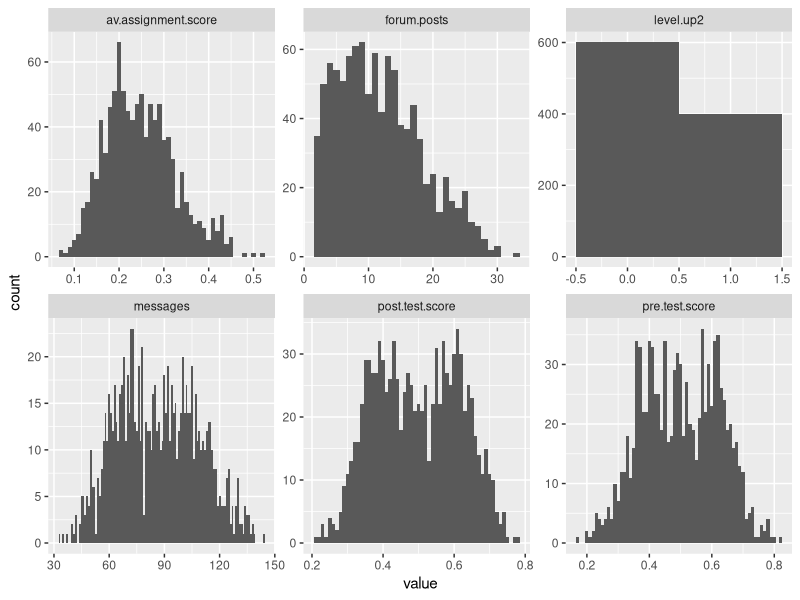
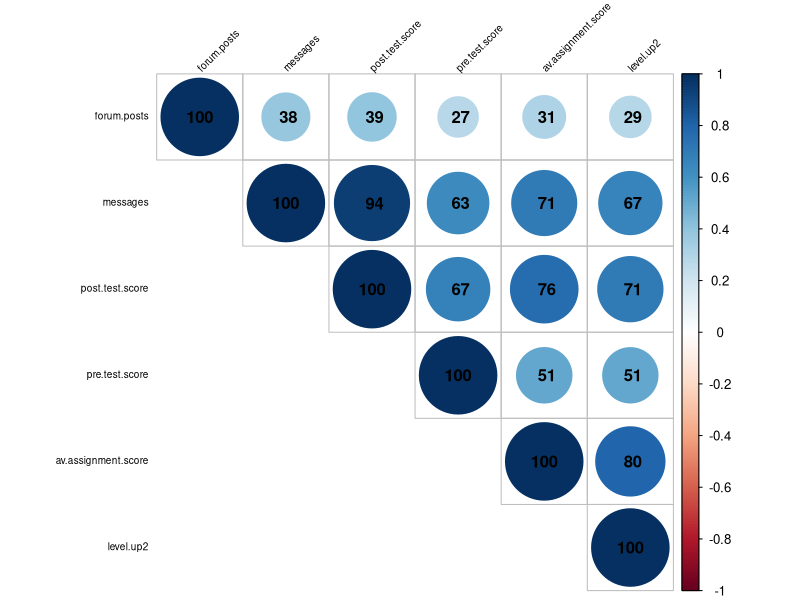
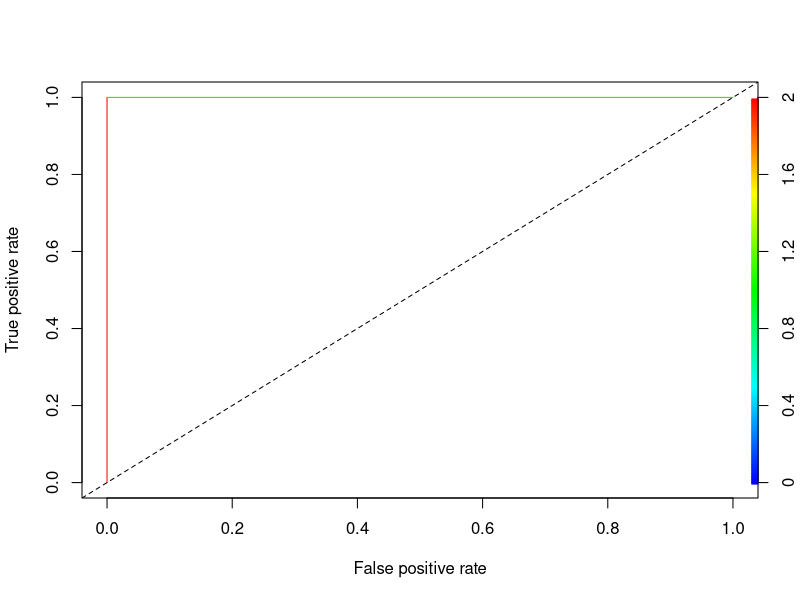
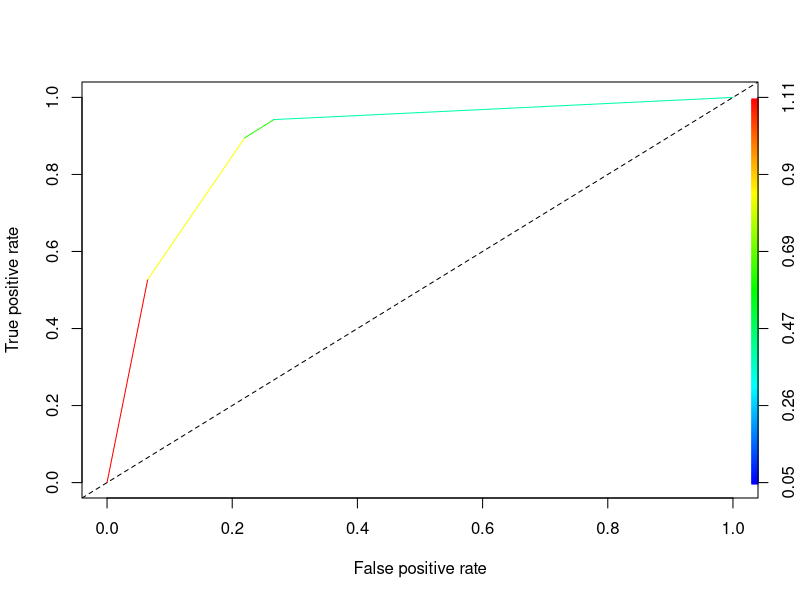

The R source for these figures, in order:
library(tidyr, dplyr)
library(corrplot)
library(ggplot2)
library(rpart)
library(ROCR)

#Start by creating histograms of the distributions for all variables (#HINT: look up "facet" in the ggplot documentation)

D1 <- read.table("online.data.csv", sep = ",", header = TRUE)
D1$level.up2<-ifelse(D1$level.up=="no",0,1)
D2 <- dplyr::select(D1, 2:6,8)
D2 <- tidyr::gather(D2)
names(D2) <- c("variable","value")
g <- ggplot(D2,aes(x=value))
#Facets divide a plot into subplots based on the values of one or more discrete variables
#g+geom_histogram(binwidth = diff(range(D2$value))/2000)+facet_wrap(~variable, scales = "free")
#code reference:  https://groups.google.com/forum/#!topic/ggplot2/rhPWQEFMx6A

g + geom_histogram(data = D2[D2$variable == "av.assignment.score",], binwidth=0.01) +
  geom_histogram(data = D2[D2$variable == "forum.posts",], binwidth=1) +  
  geom_histogram(data = D2[D2$variable == "level.up2",], binwidth=1) +
  geom_histogram(data = D2[D2$variable == "messages",], binwidth=1) + 
  geom_histogram(data = D2[D2$variable == "post.test.score",], binwidth=0.01) +
  geom_histogram(data = D2[D2$variable == "pre.test.score",], binwidth=0.01) + 
  facet_wrap(~variable, scales = "free")
#code reference: http://stackoverflow.com/questions/17271968/different-breaks-per-facet-in-ggplot2-histogram by user20650

#Then visualize the relationships between variables
D3 <- dplyr::select(D1, 2:6,8)
COR <- cor(D3)
corrplot(COR, order="AOE", method="circle", tl.pos="lt", type="upper",        
         tl.col="black", tl.cex=0.6, tl.srt=45, 
         addCoef.col="black", addCoefasPercent = TRUE,
         sig.level=0.01, insig = "blank")

#Try to capture an intution about the data and the relationships
#The post test score is highly related to the number of messages(0.94), and pre test score/prior knowledge(67), assignment score(76). the post test score is not the simple cut-line for level-up. 
#I guess level-up is based on students' improvement = postTestScore - preTestScore, or a total = postTestScore + preTestScore, or a combination of the most related variables to level.up2: messages + post.test.score + av.assignment.score
#D3$change <- D3$post.test.score - D3$pre.test.score
#D3$total <- D3$post.test.score + D3$pre.test.score

#Create a classification tree that predicts whether a student "levels up" in the online course using three variables of your choice (As we did last time, set all controls to their minimums)
#Sample <- dplyr::sample_frac(D1, 0.1, replace = TRUE)
c.tree1 <- rpart(level.up ~ messages + post.test.score + av.assignment.score, method="class", data=D1,control=rpart.control(minsplit = 1, minbucket = 1, cp = 0.001))
#Plot and generate a CP table for your tree 
post(c.tree1, file = "tree1.ps", title = "tree1")
printcp(c.tree1)
#Classification tree:
#rpart(formula = level.up ~ messages + post.test.score + av.assignment.score, 
#    data = D1, method = "class", control = rpart.control(minsplit = 1, 
#        minbucket = 1, cp = 0.001))
#Variables actually used in tree construction:
#[1] av.assignment.score post.test.score    
#Root node error: 400/1000 = 0.4
#n= 1000 
#     CP nsplit rel error xerror     xstd
#1 0.930      0      1.00   1.00 0.038730
#2 0.070      1      0.07   0.07 0.013042
#3 0.001      2      0.00   0.00 0.000000

#Generate a probability value that represents the probability that a student levels up based your classification tree 
#Based on the classification tree1, the probability that a student level up is 400/1000 = 40%

D1$pred <- predict(c.tree1, type = "prob")[,2]
#Last class we used type = "class" which predicted the classification for us, this time we are using type = "prob" to see the probability that our classififcation is based on.
#mismatch1 <- dplyr::filter(D1, level.up2 != pred)

#Now you can generate the ROC curve for your model. You will need to install the package ROCR to do this.
#Plot the curve
pred1 <- prediction(D1$pred, D1$level.up) 
plot(performance(pred1, "tpr", "fpr"),colorize=TRUE)
abline(0, 1, lty = 2)

#Calculate the Area Under the Curve
unlist(slot(performance(pred1,"auc"), "y.values"))#Unlist liberates the AUC value from the "performance" object created by ROCR
#[1] 1

#Now repeat this process, but using the variables you did not use for the previous model and compare the plots & results of your two models. Which one do you think was the better model? Why?
#alright, let's have 3 of the least related variables to level.up2 to construct the second classification tree: forum.posts+pre.test.score+message

c.tree2 <- rpart(level.up ~ forum.posts + pre.test.score + messages, method="class", data=D1)
#Plot and generate a CP table for your tree 
post(c.tree2, file = "tree2.ps", title = "tree2")
printcp(c.tree2)
#Variables actually used in tree construction:
#  [1] messages       pre.test.score
#Root node error: 400/1000 = 0.4
#n= 1000 
#CP nsplit rel error xerror     xstd
#1 0.54250      0    1.0000 1.0000 0.038730
#2 0.01125      1    0.4575 0.4675 0.030825
#3 0.01000      3    0.4350 0.4750 0.031014

post(c.tree2, file = "tree2.ps", title = "tree2")
D1$pred2 <- predict(c.tree2, type = "prob")[,2]
#Based on the classification tree, the probability that a student level up is 
prob2 <- (147+211)/1000 
prob2 # [1] 0.358
Pred2 <- prediction(D1$pred2, D1$level.up) 
plot(performance(Pred2, "tpr", "fpr"),colorize=TRUE)

abline(0, 1, lty = 2)
unlist(slot(performance(Pred2,"auc"), "y.values"))
#[1] 0.8825125


#Look at the ROC plot for your first model. Based on this plot choose a probability threshold that balances 
#capturing the most correct predictions against false positives. Then generate a new variable in your data set 
#that classifies each student according to your chosen threshold.

#Model1: from ROC1, we can set threshold.pred1 as 0
threshold.pred1 = 0
D1$threshold.pred1 <- ifelse(D1$pred <= threshold.pred1, "no","yes") #I had no idea about this step, searching online for hours, finally got hints from Edward and your collaboration. Thank you two.
  #Now generate three diagnostics:
table1 <- table(D1$level.up, D1$threshold.pred1)
table1
#     no yes
#no  600   0
#yes   0 400
  accuracy1 <- (400+600)/(400+600) # 100%
  precision1 <- 400/(400+0) #100%
  recall1 <- 400/(400+0) #100%
  
  #Model2: from ROC2, we can set threshold.pred2 as 0.5
  threshold.pred2 = 0.5
  D1$threshold.pred2 <- ifelse(D1$pred2 <= threshold.pred2, "no","yes") 
  table2 <- table(D1$level.up, D1$threshold.pred2)
  table2
 #      no yes
 # no  468 132
 # yes  42 358
  accuracy2 <- (468+358)/(468+358+132+42) # 82.6%
  precision2 <- 358/(358+132) #73.06122%
  recall2 <- 358/(358+42) #89.5%
   
  #Finally, calculate Kappa for your model according to:
  
  #First generate the table of comparisons
  table1 <- table(D1$level.up, D1$threshold.pred1)

#Convert to matrix
matrix1 <- as.matrix(table1)

#Calculate kappa
kappa(matrix1, exact = TRUE)/kappa(matrix1)
#[1] 1.153846  ???? 

#hand calculation for Model1 
#Po = 1000/1000 = 1 
#Pe = (600/1000)* (600/1000) + (400/1000)*(400/1000)=0.36+0.16=0.52
#kappa = (1-0.52)/(1-0.52) = 1

#Now choose a different threshold value and repeat these diagnostics. What conclusions can you draw about your two thresholds?
#For Model1, choosing another threshold not equal to 0.

threshold.pred1 = 0.999
D1$threshold.pred1 <- ifelse(D1$pred <= threshold.pred1, "no","yes")
table1 <- table(D1$level.up, D1$threshold.pred1)
table1
#     no yes
#no  600   0
#yes   0 400
#still geting the perfect prediction.....Maybe I should comepare Model 2 threshold 1 and threshold 2
accuracy1 <- (400+600)/(400+600) # 100%
precision1 <- 400/(400+0) #100%
recall1 <- 400/(400+0) #100%

#Model2: from ROC2, we set the threshold.pred2b as 0.55
threshold.pred2b = 0.4
D1$threshold.pred2b <- ifelse(D1$pred2 <= threshold.pred2b, "no","yes") 
table2b <- table(D1$level.up, D1$threshold.pred2b)
table2b
#     no yes
#no  440 160
#yes  23 377
accuracy2 <- (440+377)/(440+377+160+23) # 81.7%
precision2 <- 377/(377+160) #70.20484%
recall2 <- 377/(377+23) #94.25%
#We get higher percentage of recall rate with threshold 2, having lower accuracy and percision rate as trade off. 
#It depends on the context to determine the threshold. ex.In medical, recall rate is more important. 
